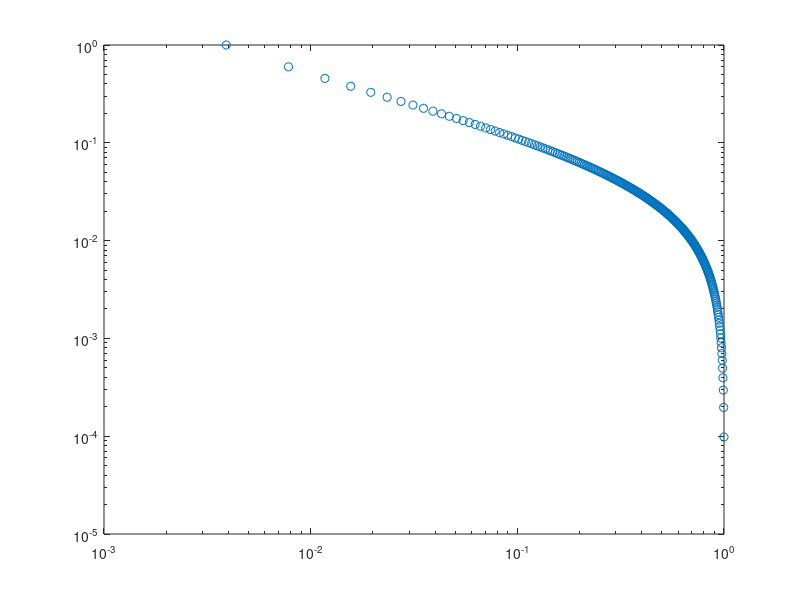

MATLAB code to generate this figure:
%% 3.3 Test performance
clc, clf
N=16;
alpha = 1.18;
x = linspace(1,N^2,N^2);
c = 1./(x.^(1-alpha));

r =linspace(1,0,N^2);
loglog(r,c,'o')


%% 3.3
clc, clf, clear
N=16;
alpha = 1.5;
n = linspace(1,N^2,N^2);
p=1./n.^alpha;
a=sum(p);
for k = 1:N^2
   c(k) = sum(p(k:end))/a;
end
loglog(n/N^2,c,'o')
